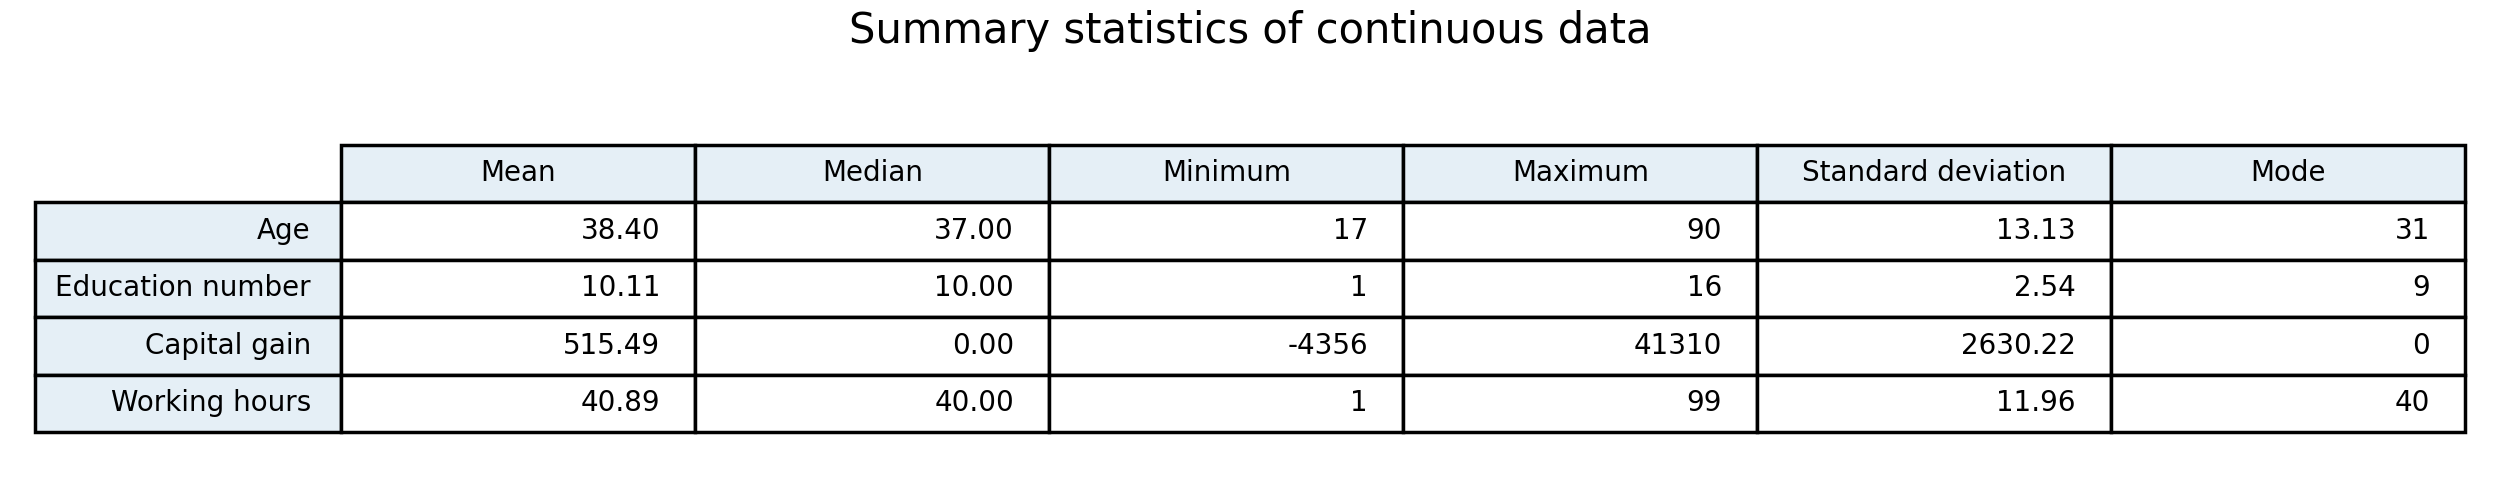

This chart was generated by the following Python code:
from project.scripts.data_preparation import df
import matplotlib.pyplot as plt
import numpy as np
from scipy import stats

header = ['Mean', 'Median', 'Minimum', 'Maximum', 'Standard deviation', 'Mode']

attributes = ['age', 'education-num', 'capital-gain', 'hours-per-week']
attribute_repr = ['Age', 'Education number', 'Capital gain', 'Working hours']

stat_func = [np.mean, np.median, np.min, np.max, np.std, lambda d: stats.mode(d, keepdims=True)[0][0]]


def format_func(n):
    if type(n) == np.float64:
        return f'{n:.2f}'
    return str(n)


raw_table = [[format_func(func(df[attr])) for func in stat_func] for attr in attributes]

plt.figure(linewidth=1,
           tight_layout={'pad': 1},
           figsize=(10, 2))

header_col = plt.cm.BuPu(np.full(len(header), 0.1))
row_col = plt.cm.BuPu(np.full(len(attributes), 0.1))

tbl = plt.table(raw_table,
                rowLabels=attribute_repr,
                colLabels=header,
                rowLoc='right',
                loc='center',
                rowColours=row_col,
                colColours=header_col)

tbl.scale(1, 1.5)

ax = plt.gca()
ax.get_xaxis().set_visible(False)
ax.get_yaxis().set_visible(False)

plt.box(on=None)

plt.tight_layout()

plt.suptitle("Summary statistics of continuous data")
plt.draw()


plt.savefig('cont_summary_stats.png', dpi=250)
plt.show()
